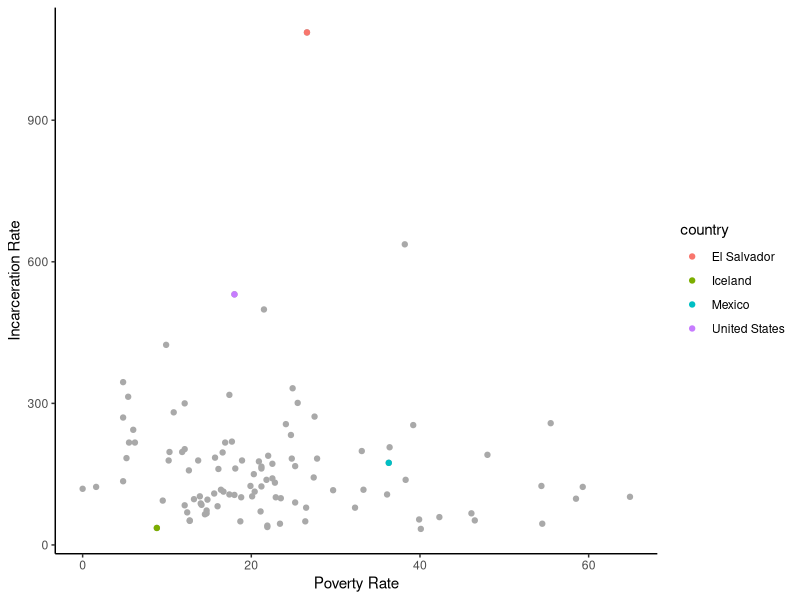
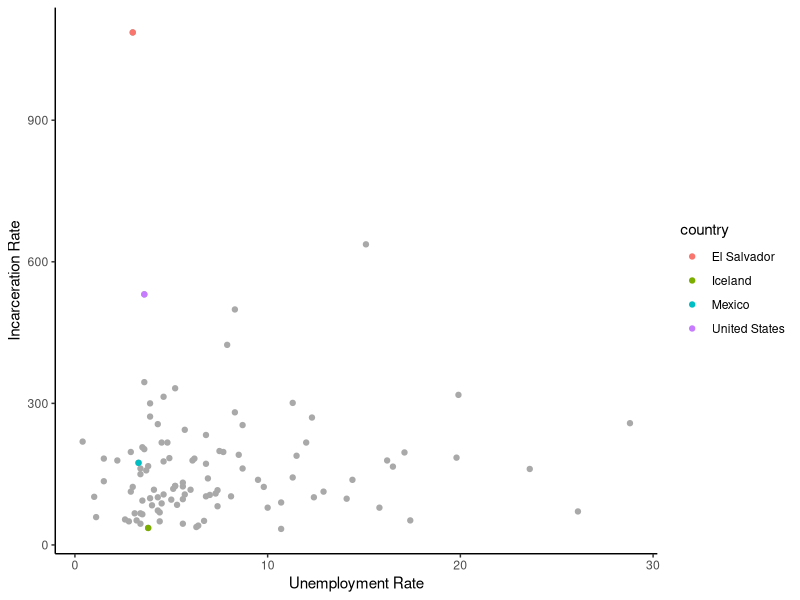

R code for these plots, in order: (Note: this script raises an error after producing the figures.)
## ---- chunk 1
#| include: false
#| warning: false
#| message: false

# Package loading
library(tidyverse)
library(here)
library(ggplot2)
library(knitr)

# Read data
raw_incarceration_data <- read_csv(here("data/raw_data/incarceration-rates-by-country-2024.csv"))
raw_poverty_data <- read_csv(here("data/raw_data/poverty-rate-by-country-2024.csv"))
raw_violent_crime_data <- read_csv(here("data/raw_data/violent-crime-rates-by-country-2024.csv"))
raw_unemployment_data <- read_csv(here("data/raw_data/unemployment-by-country-2024.csv"))
raw_education_data <- read_csv(here("data/raw_data/education-rankings-by-country-2024.csv"))

cleaned_data <- read_csv(here("data/analysis_data/incarceration_data.csv"))
## ---- chunk 2
#| label: tbl-incarceration-data
#| tbl-cap: Top 10 countries by incarceration rate
#| echo: false

raw_incarceration_data |>
  arrange(desc(incarcerationRatesByCountry_ratePer100k)) |>
  head(10) |>
  select(country, incarcerationRatesByCountry_ratePer100k, incarcerationRatesByCountry_totIncarcerated) |>
  kable(
    col.names = c("Country", "Incarceration Rate per 100k Population", "Total Incarcerated")
  )
## ---- chunk 3
#| label: tbl-poverty-data
#| tbl-cap: Top 5 countries by poverty rate
#| echo: false

raw_poverty_data |>
  arrange(desc(PovertyRateValue)) |>
  head(5) |>
  select(country, PovertyRateValue, PovertyRateValueDataYear) |>
  kable(
    col.names = c("Country", "Poverty Rate", "Year Data was Collected")
  )
## ---- chunk 4
#| label: tbl-violent-crime-data
#| tbl-cap: Sample of 5 countries and their respective rates of various violent crimes (per 100k population)
#| echo: false

raw_violent_crime_data |>
  head(5) |>
  select(country, violentCrimeRatesByCountry_homRate, violentCrimeRatesByCountry_assault, violentCrimeRatesByCountry_sexViolence, violentCrimeRatesByCountry_kidnap, violentCrimeRatesByCountry_robbery) |>
  kable(
    col.names = c("Country", "Homicide Rate", "Serious Assault Rate", "Sexual Violence Rate", "Kidnapping Rate", "Robbery Rate")
  )
## ---- chunk 5
#| label: tbl-unemployment-data
#| tbl-cap: Top 5 countries by highest unemployment rate (as per the World Bank)
#| echo: false

raw_unemployment_data |>
  arrange(desc(UnemploymentRateWorldBank)) |>
  head(5) |>
  select(country, UnemploymentRateWorldBank,UnemploymentRateWorldBankDataYear) |>
  kable(
    col.names = c("Country", "Unemployment Rate", "Year Data was Collected")
  )
## ---- chunk 6
#| label: tbl-education-data
#| tbl-cap: Top 5 countries by education (World Top 20 (2024))
#| echo: false

raw_education_data |>
  arrange(educationRankingsByCountry_WT20rank2024) |>
  head(5) |>
  select(country, educationRankingsByCountry_WT20rank2024) |>
  kable(
    col.names = c("Country", "Education Rank")
  )
## ---- chunk 7
#| label: tbl-cleaned-data
#| tbl-cap: Top 5 countries by incarceration rate in the finalized cleaned dataset
#| echo: false

cleaned_data |>
  arrange(desc(incarceration_rate)) |>
  head(5) |>
  kable(
        col.names = c("Country", "Incarceration Rate", "Poverty Rate", "Unemployment Rate", "Educational Ranking Category", "Violent Crime Rate")
  )
## ---- chunk 8
#| label: fig-poverty-incarceration
#| fig-cap: Scatter plot of incarceration rates by poverty rates
#| echo: false
#| fig-pos: H

ggplot(cleaned_data, aes(x = poverty_rate, y = incarceration_rate)) +
  geom_point(color = "darkgrey") +
  geom_point(data = cleaned_data |> filter(country %in% c("United States", "El Salvador", "Guinea-Bissau", "Iceland", "Mexico")),
             aes(color = country), size = 1.5) +  # Highlight specific countries
  theme_classic() +
  labs(x = "Poverty Rate", y = "Incarceration Rate")
## ---- chunk 9
#| label: fig-unemployment-incarceration
#| fig-cap: Scatter plot of incarceration rates by unemployment rates
#| echo: false
#| fig-pos: H

ggplot(cleaned_data, aes(x = unemployment_rate, y = incarceration_rate)) +
  geom_point(color = "darkgrey") +
  geom_point(data = cleaned_data |> filter(country %in% c("United States", "El Salvador", "Guinea-Bissau", "Iceland", "Mexico")),
             aes(color = country), size = 1.5) +  # Highlight specific countries
  theme_classic() +
  labs(x = "Unemployment Rate", y = "Incarceration Rate")
## ---- chunk 10
#| label: fig-violent-crime-incarceration
#| fig-cap: Scatter plot of incarceration rates by violent crime rates
#| echo: false
#| fig-pos: H

ggplot(cleaned_data, aes(x = violent_crime_rate, y = incarceration_rate)) +
  geom_point(color = "darkgrey") +
  geom_point(data = cleaned_data |> filter(country %in% c("United States", "El Salvador", "Guinea-Bissau", "Iceland", "Mexico")),
             aes(color = country), size = 1.5) +  # Highlight specific countries
  theme_classic() +
  labs(x = "Violent Crime Rate", y = "Incarceration Rate")
## ---- chunk 11
#| label: fig-education-incarceration
#| fig-cap: Bar chart showcasing mean incarceration rate for each educational ranking category
#| echo: false
#| fig-pos: H

# Define the levels in the desired order
education_levels <- c("1-19", "20-34", "35-52", "53-71", "72-92", 
                      "93-110", "111-125", "126-147", "148-175", "176-198")

# Convert education_category to a factor with specified levels
cleaned_data$education_category <- factor(cleaned_data$education_category, levels = education_levels)

# Recalculate the mean incarceration rate for each educational category
mean_incarceration <- cleaned_data |>
  group_by(education_category) |>
  summarize(mean_incarceration_rate = mean(incarceration_rate, na.rm = TRUE))

# Create the bar chart
ggplot(mean_incarceration, aes(x = education_category, y = mean_incarceration_rate)) +
  geom_bar(stat = "identity", fill = "skyblue") +
  theme_classic() +
  labs(x = "Educational Ranking Category", y = "Mean Incarceration Rate") +
  theme(axis.text.x = element_text(angle = 45, hjust = 1))  # Rotate x-axis labels for better readability

## ---- chunk 12
#| label: tbl-summary-stats
#| tbl-cap: Mean and standard deviation for each variable
#| echo: false
#| fig-pos: H

# Calculate summary statistics
mean_incarceration <- round(mean(cleaned_data$incarceration_rate, na.rm = TRUE), 2)
sd_incarceration <- round(sd(cleaned_data$incarceration_rate, na.rm = TRUE), 2)
mean_poverty <- round(mean(cleaned_data$poverty_rate, na.rm = TRUE), 2)
sd_poverty <- round(sd(cleaned_data$poverty_rate, na.rm = TRUE), 2)
mean_unemployment <- round(mean(cleaned_data$unemployment_rate, na.rm = TRUE), 2)
sd_unemployment <- round(sd(cleaned_data$unemployment_rate, na.rm = TRUE), 2)
mean_violent <- round(mean(cleaned_data$violent_crime_rate, na.rm = TRUE), 2)
sd_violent <- round(sd(cleaned_data$violent_crime_rate, na.rm = TRUE), 2)

# Create a data frame manually
data <- data.frame(
  Variable = c("Incarceration Rate", "Poverty Rate", "Unemployment Rate", "Violent Crime Rate"),
  Mean = c(mean_incarceration, mean_poverty, mean_unemployment, mean_violent),
  SD = c(sd_incarceration, sd_poverty, sd_unemployment, sd_violent)
)

# Print the data frame as a table using kable
kable(data, col.names = c("Variable", "Mean", "SD"))
